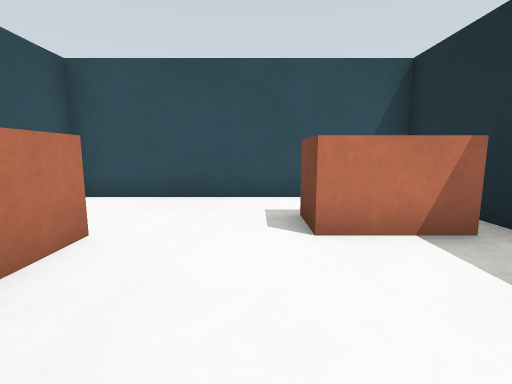
View 1 (above)

22 first-person views from a walk through a Gazebo world. The camera is 0.5 m above the floor, tilts 8° down and sees 85° across. The floor is counted in squares, 0.5 m on a side. Each view is taken from the middle of a square. On the plan, view 1 faces up. The plan holds only what a view shows up to about 11 squares ahead; the rest is blank. The place goes on beyond the plan.

View 2
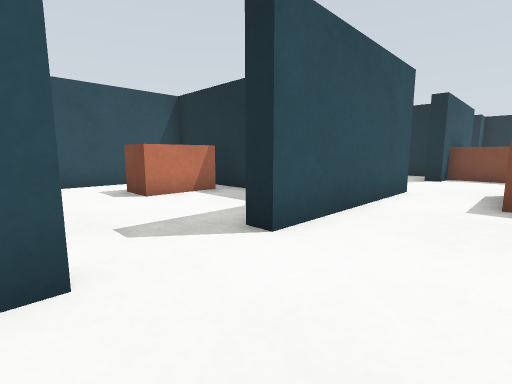

View 3
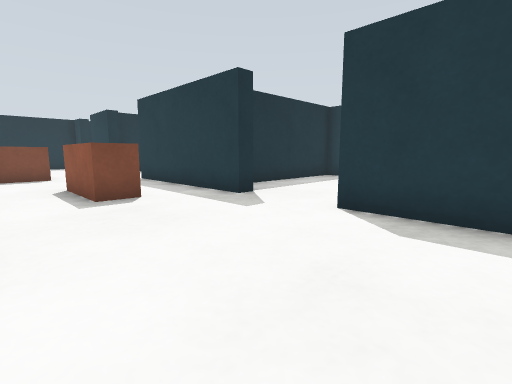

View 4
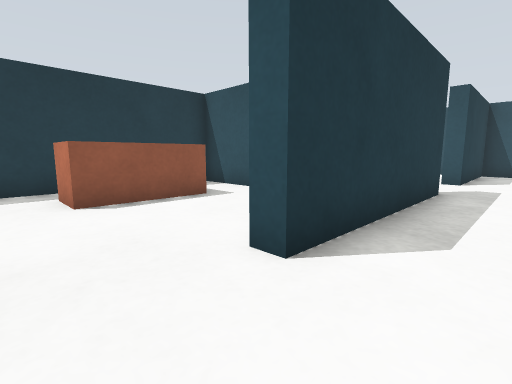

View 5
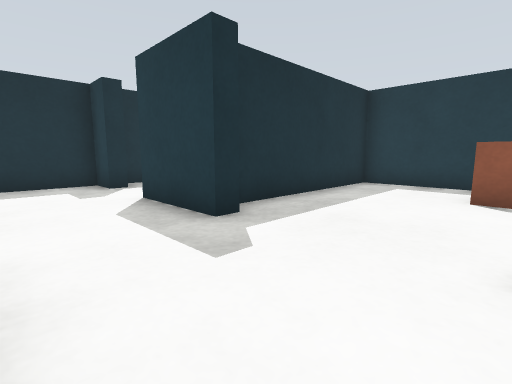

View 6
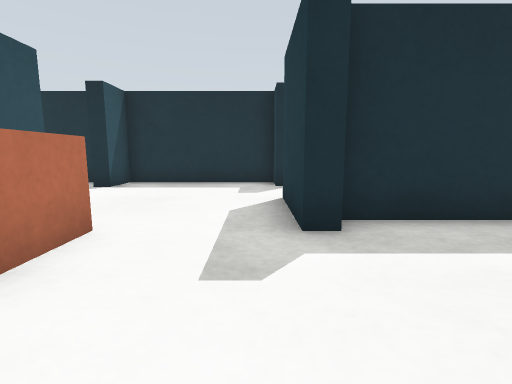

View 7
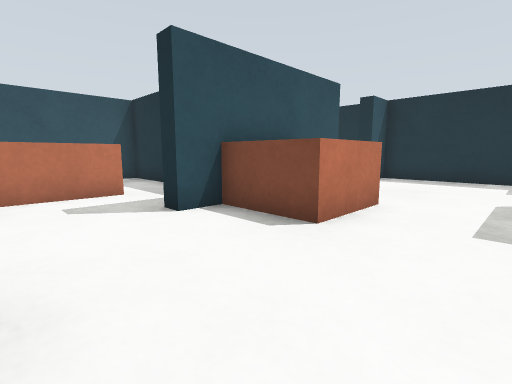

View 8
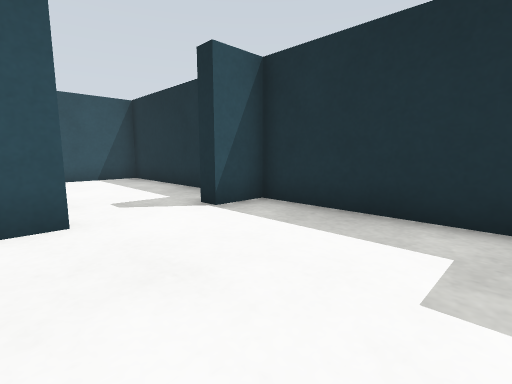

View 9
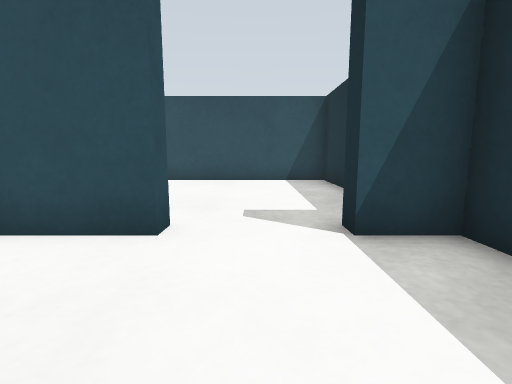

View 10
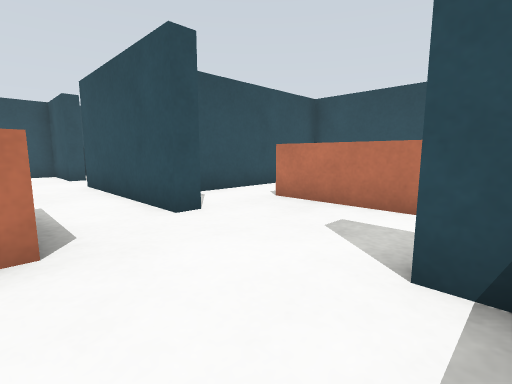

View 11
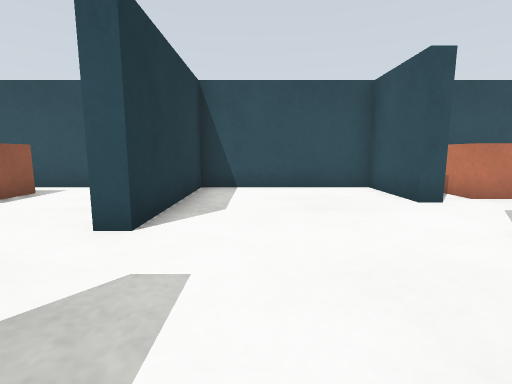

View 12
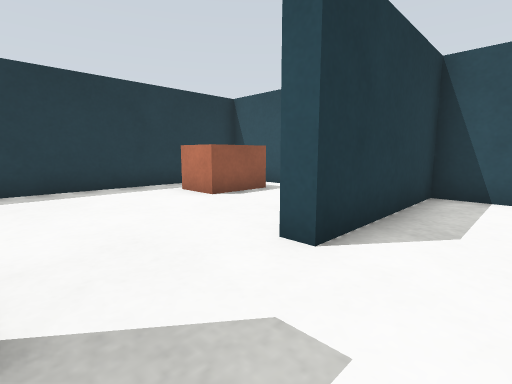

View 13
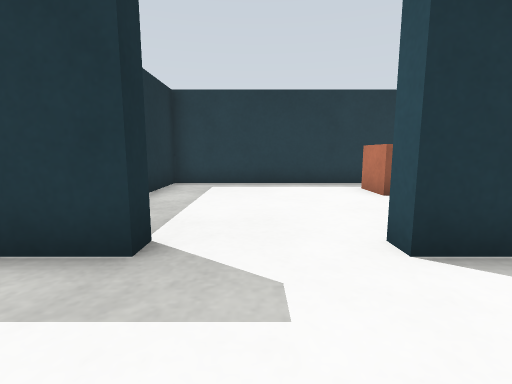

View 14
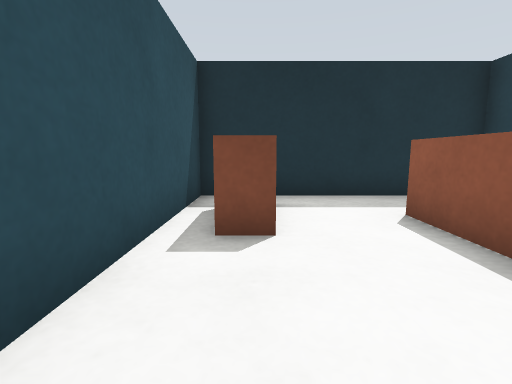

View 15
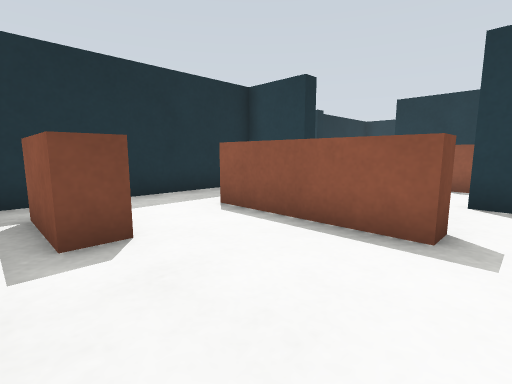

View 16
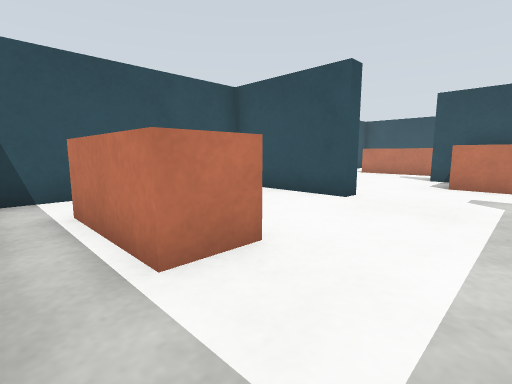

View 17
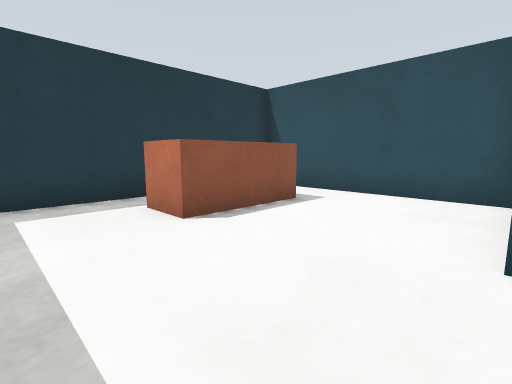

View 18
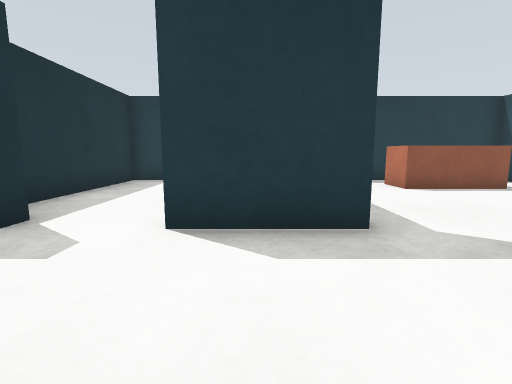

View 19
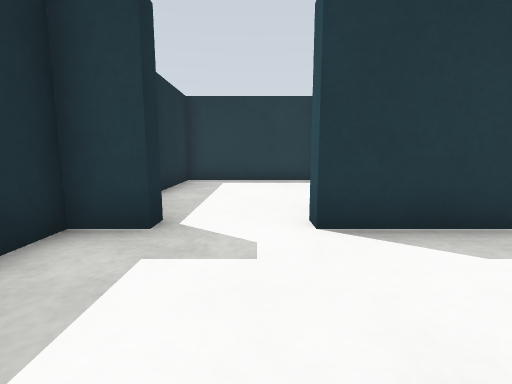

View 20
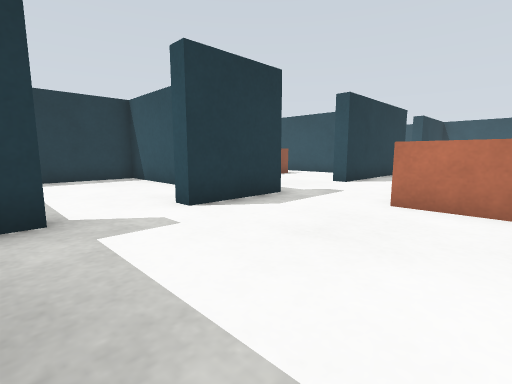

View 21
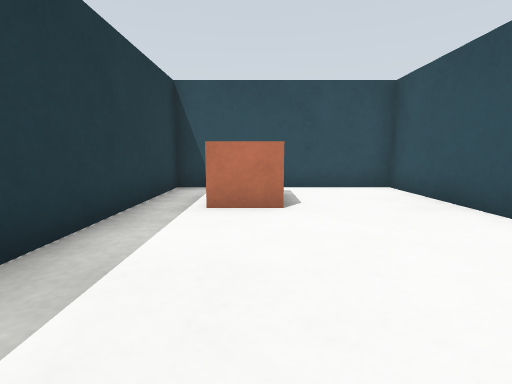

View 22
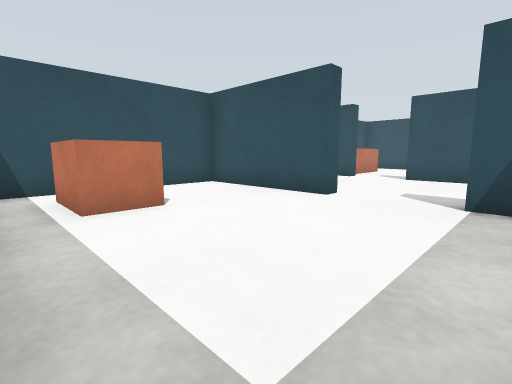

### Floor plan
Ten units are one square. View 1 is at (0, 0); x grows to the right and y downward. Boxes are objects, and circles mark ways between rooms. Rooms are numbered by the first view taken in them; rooms with no view inside come last. Other rooms are left out.
<svg viewBox="-46 -68 246 196">
<path fill="none" stroke="#000" d="M34 -28 34 -63 -41 -63 -41 -15M-16 1 -16 7M6 7 6 1M104 7 94 7 94 2 115 2 115 -63 39 -63 39 -10M51 2 58 2 58 7 6 7M125 61 125 56 152 56 152 61M148 1 148 7 126 7M32 61 32 56 90 56 90 61 52 61 52 123 131 123 131 62M185 -5 185 -63 128 -63M185 55 185 6M-16 7 -41 7 -41 56 5 56 5 61M185 75 185 65M95 -20 57 -20 57 -26 95 -26M5 61 -41 61 -41 123 47 123 47 75M39 61 32 61M136 90 136 123 185 123 185 75"/>
<rect x="-35" y="-35" width="20" height="30" fill="#bbb"><title>brown box</title></rect>
<rect x="5" y="-45" width="20" height="10" fill="#bbb"><title>brown box</title></rect>
<rect x="45" y="25" width="30" height="10" fill="#bbb"><title>brown box</title></rect>
<rect x="65" y="95" width="40" height="20" fill="#bbb"><title>brown box</title></rect>
<rect x="85" y="-55" width="20" height="10" fill="#bbb"><title>brown box</title></rect>
<rect x="105" y="5" width="20" height="30" fill="#bbb"><title>brown box</title></rect>
<rect x="165" y="-5" width="20" height="10" fill="#bbb"><title>cyan box</title></rect>
<rect x="175" y="55" width="20" height="10" fill="#bbb"><title>cyan box</title></rect>
<rect x="-35" y="95" width="30" height="20" fill="#bbb"><title>brown box</title></rect>
<circle cx="-5" cy="0" r="3" fill="#2a7"/>
<circle cx="20" cy="60" r="3" fill="#2a7"/>
<circle cx="170" cy="67" r="3" fill="#2a7"/>
<text x="0" y="-30">1</text>
<text x="90" y="20">2</text>
<text x="0" y="90">3</text>
<text x="160" y="100">4</text>
</svg>
Room 1 opens to room 2. Room 2 opens to room 3. Room 2 opens to room 4.

Where each view was taken, in squares from view 1:
view 1: 0 up, 0 right, facing up
view 2: 3 down, 2 left, facing up-right
view 3: 1 down, 2 left, facing down-right
view 4: 4 down, 11 right, facing down-left
view 5: 3 down, 9 right, facing down-right
view 6: 5 down, 9 right, facing right
view 7: 5 down, 7 right, facing up-right
view 8: 5 down, 14 right, facing up-right
view 9: 4 down, 16 right, facing up
view 10: 3 down, 10 right, facing up-left
view 11: 4 down, 4 right, facing left
view 12: 4 down, 3 right, facing down-left
view 13: 3 down, 2 right, facing down
view 14: 5 up, 5 right, facing right
view 15: 6 up, 5 right, facing down-right
view 16: 12 down, 12 right, facing up-left
view 17: 6 down, 12 right, facing down-left
view 18: 2 down, 14 right, facing down
view 19: 2 down, 16 right, facing down
view 20: 1 down, 18 right, facing down-left
view 21: 10 down, 4 right, facing left
view 22: 12 down, 4 right, facing up-left
